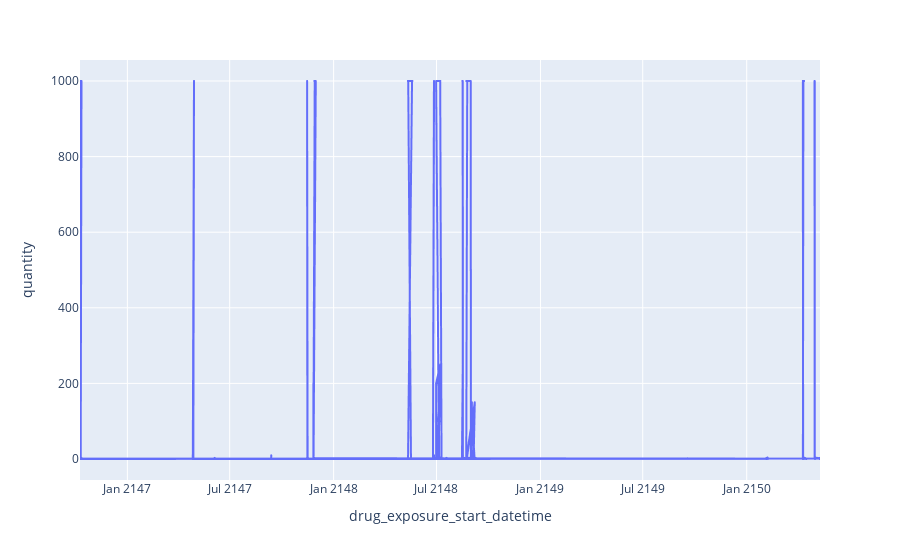

The notebook cell this image was saved under:
### Code cell
fig = px.line(patient_df, x="drug_exposure_start_datetime", y="quantity")
fig.show()

### Figure 1 — Plotly figure (JSON) as saved in the notebook; plotly's stock layout.template omitted (floating-point values rounded to 4 significant figures; data arrays with more than 128 entries replaced by an {"elided": "..."} marker saying what was removed)
{"data": [{"hovertemplate": "drug_exposure_start_datetime=%{x}<br>quantity=%{y}<extra></extra>", "legendgroup": "", "line": {"color": "#636efa", "dash": "solid"}, "marker": {"symbol": "circle"}, "mode": "lines", "name": "", "showlegend": false, "type": "scattergl", "x": {"elided": "1182 str values"}, "xaxis": "x", "y": {"elided": "1182 float values"}, "yaxis": "y"}], "layout": {"legend": {"tracegroupgap": 0}, "margin": {"t": 60}, "xaxis": {"anchor": "y", "domain": [0, 1], "title": {"text": "drug_exposure_start_datetime"}}, "yaxis": {"anchor": "x", "domain": [0, 1], "title": {"text": "quantity"}}}}
